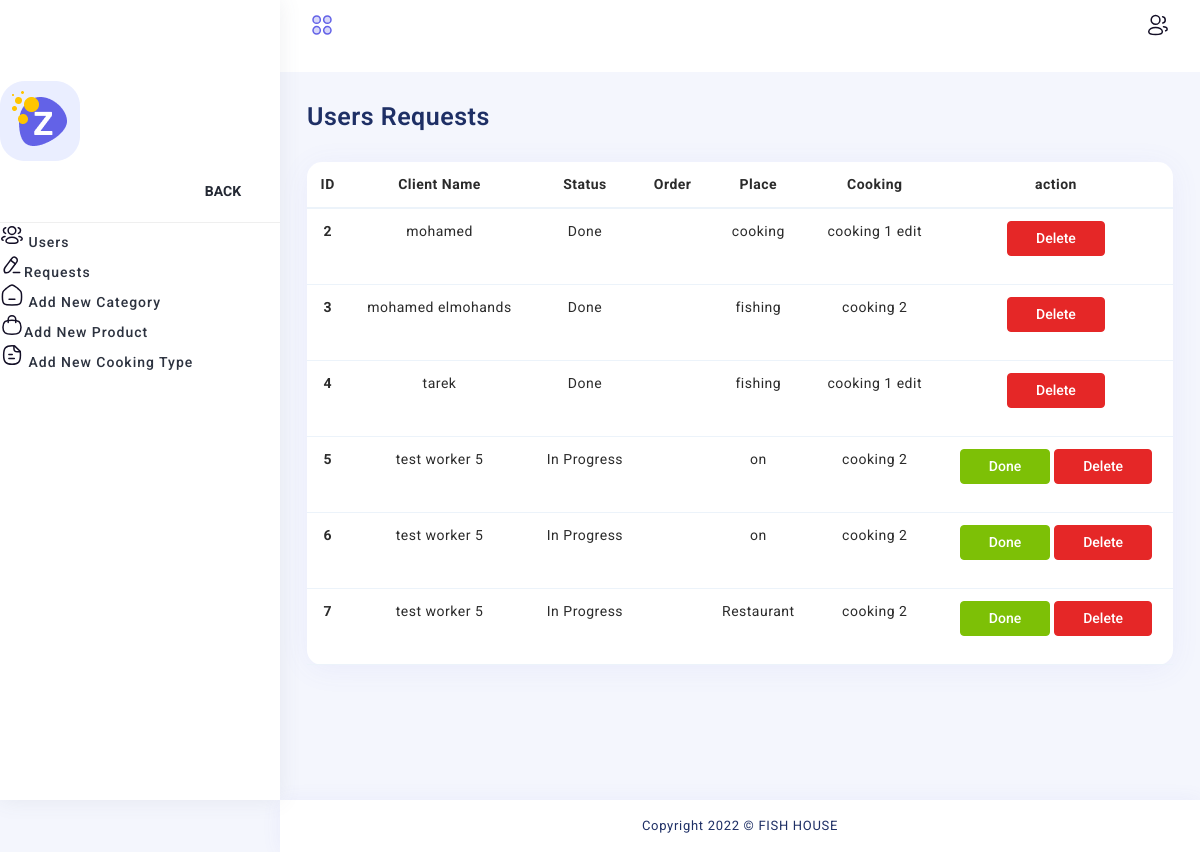
The page /fish-manager/Code/requests.php on the database its author committed.
### tables this page shows
CREATE TABLE `requests` (
  `r_id` int(11) NOT NULL,
  `u_id` varchar(100) DEFAULT NULL,
  `status` tinyint(1) DEFAULT 0 COMMENT '0 => in progress, 1 => done',
  `r_order` varchar(50) NOT NULL,
  `co_id` int(11) DEFAULT NULL,
  `r_p_name` varchar(50) NOT NULL
);

CREATE TABLE `cooking` (
  `co_id` int(11) NOT NULL,
  `co_name` varchar(100) NOT NULL,
  `co_p_id` int(11) NOT NULL
);

### fish-manager/Code/requests.php (the view, shortened to what this page needs)
<?php
include 'connect.php';
$sql = $con->prepare('select *
                            from requests, cooking
                            where requests.co_id = cooking.co_id');
$sql->execute();
$requests = $sql->fetchAll();
?>
<!DOCTYPE html>
<html lang="en">
<head>
    <link rel="stylesheet" type="text/css" href="../assets/css/vendors/font-awesome.css">
    <link rel="stylesheet" type="text/css" href="../assets/css/vendors/icofont.css">
    <link rel="stylesheet" type="text/css" href="../assets/css/vendors/themify.css">
    <link rel="stylesheet" type="text/css" href="../assets/css/vendors/flag-icon.css">
    <link rel="stylesheet" type="text/css" href="../assets/css/vendors/feather-icon.css">
    <link rel="stylesheet" type="text/css" href="../assets/css/vendors/scrollbar.css">
    <link rel="stylesheet" type="text/css" href="../assets/css/vendors/animate.css">
    <link rel="stylesheet" type="text/css" href="../assets/css/vendors/date-picker.css">
    <link rel="stylesheet" type="text/css" href="../assets/css/vendors/photoswipe.css">
    <link rel="stylesheet" type="text/css" href="../assets/css/vendors/bootstrap.css">
    <link rel="stylesheet" type="text/css" href="../assets/css/style.css">
    <link id="color" rel="stylesheet" href="../assets/css/color-1.css" media="screen">
    <link rel="stylesheet" type="text/css" href="../assets/css/responsive.css">
</head>
<body style="text-align: center">
<div class="page-wrapper compact-wrapper" id="pageWrapper">
    <div class="page-header">
        <div class="header-wrapper row m-0">
            <div class="header-logo-wrapper col-auto p-0">
                <div class="toggle-sidebar">
                    <div class="status_toggle sidebar-toggle d-flex">
                    </div>
                </div>
            </div>
            <div class="nav-right col-10 col-sm-6 pull-right right-header p-0">
                <ul class="nav-menus">
                    <li class="profile-nav onhover-dropdown pe-0 py-0 me-0">
                        <div class="media profile-media">
                        </div>
                    </li>
                </ul>
            </div>
        </div>
    </div>
    <div class="page-body-wrapper">
        <div class="sidebar-wrapper">
            <div>
                <div class="logo-wrapper"><a href="index.php"><img class="img-fluid for-light" src="../assets/images/logo.jpg" alt=""><img class="img-fluid for-dark" src="../assets/images/logo/small-white-logo.png" alt=""></a>
                </div>
                <nav class="sidebar-main">
                    <div id="sidebar-menu">
                        <ul class="sidebar-links" id="simple-bar">
                            <li class="back-btn"><a href="index.php"><img class="img-fluid" src="../assets/images/logo-icon.png" alt=""></a>
                                <div class="mobile-back text-end"><span>Back</span><i class="fa fa-angle-right ps-2" aria-hidden="true"></i></div>
                            </li>
                            <li class="sidebar-list">
                                <a class="sidebar-link sidebar-title link-nav" href="index.php">
                                    <span>Users</span></a>
                            </li>
                            <li class="sidebar-list">
                                <a class="sidebar-link sidebar-title link-nav" href="requests.php">
                                    <span>Requests</span></a>
                            </li>
                            <li class="sidebar-list">
                                <a class="sidebar-link sidebar-title link-nav" href="categories.php">
                                    <span>Add new Category</span></a>
                            </li>
                            <li class="sidebar-list">
                                <a class="sidebar-link sidebar-title link-nav" href="products.php">
                                    <span>Add new Product</span></a>
                            </li>
                            <li class="sidebar-list">
                                <a class="sidebar-link sidebar-title link-nav" href="cooking.php">
                                    <span>Add new Cooking type</span>
                                </a>
                            </li>
                        </ul>
                    </div>
                </nav>
            </div>
        </div>
        <div class="page-body">
            <div class="container-fluid">
                <div class="page-title">
                    <div class="row">
                        <div class="col-12 col-sm-6">
                            <h3 style="text-align: left">Users Requests</h3>
                        </div>
                    </div>
                </div>
            </div>
            <div class="container-fluid">
                <div class="row">
                    <div class="col-sm-12">
                        <div class="card">
                            <div class="table-responsive">
                                <table class="table">
                                    <thead>
                                    <tr>
                                        <th scope="col">ID</th>
                                        <th scope="col">Client Name</th>
                                        <th scope="col">Status</th>
                                        <th scope="col">Order</th>
                                        <th scope="col">Place</th>
                                        <th scope="col">Cooking</th>
                                        <th class="col">action</th>
                                    </tr>
                                    </thead>
                                    <tbody>
                                    <?php foreach ($requests as $request) {?>
                                        <tr>
                                            <th scope="row"><?php echo $request['r_id'];?></th>
                                            <td><?php echo $request['u_id'];?></td>
                                            <td><?php if ($request['status'] == 0) echo 'In Progress'; else echo 'Done';?></td>
                                            <td><?php echo $request['r_p_name'];?></td>
                                            <td><?php echo $request['r_order'];?></td>
                                            <td><?php echo $request['co_name'];?></td>
                                            <td>
                                                <?php if ($request['status'] == 0) echo '<button class="btn btn-success mb-3" onclick="window.location.href=\'backend/update.php?do=requests&id=' . $request['r_id'] . '\'">Done</button>'; else echo '';?>
                                                <button class="btn btn-danger mb-3" onclick="window.location.href='backend/delete.php?do=requests&id=<?php echo $request['r_id'];?>'">Delete</button>
                                            </td>
                                        </tr>
                                    <?php }?>
                                    </tbody>
                                </table>
                            </div>
                        </div>
                    </div>
                </div>
            </div>
        </div>
        <footer class="footer">
            <div class="container-fluid">
                <div class="row">
                    <div class="col-md-12 footer-copyright text-center">
                        <p class="mb-0">Copyright 2022 © FISH HOUSE  </p>
                    </div>
                </div>
            </div>
        </footer>
    </div>
</div>
</body>
</html>

### rows shown on the page
requests: r_id "2", u "mohamed", status "Done", r_order "cooking", co.co_name "cooking 1 edit"
requests: r_id "3", u "mohamed elmohands", status "Done", r_order "fishing", co.co_name "cooking 2"
requests: r_id "4", u "tarek", status "Done", r_order "fishing", co.co_name "cooking 1 edit"
requests: r_id "5", u "test worker 5", status "In Progress", r_order "on", co.co_name "cooking 2"
requests: r_id "6", u "test worker 5", status "In Progress", r_order "on", co.co_name "cooking 2"
requests: r_id "7", u "test worker 5", status "In Progress", r_order "Restaurant", co.co_name "cooking 2"
